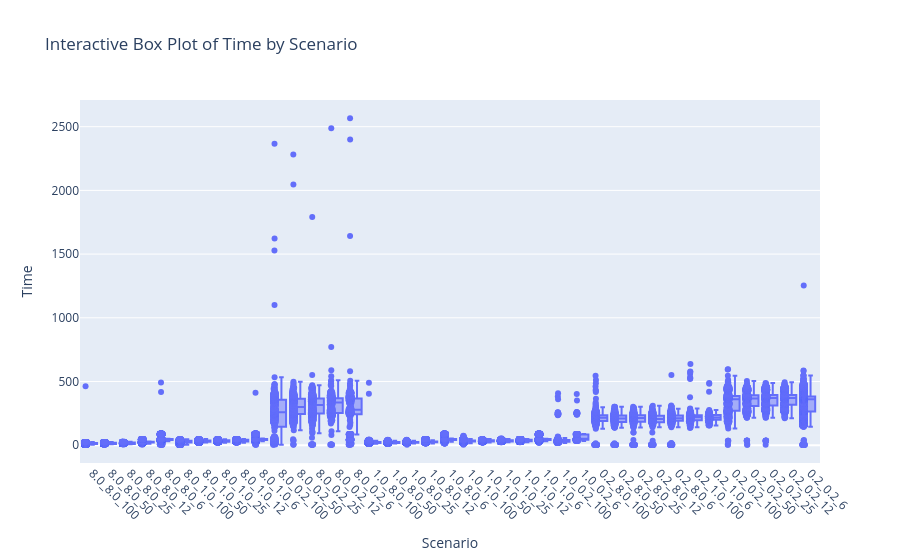

The notebook cell saved with this chart:
### Code cell
# Create a new column 'scenario' by combining 'server_cpu,' 'client_cpu,' and 'network'
box_df = df.copy()  # Create a copy of the original DataFrame
box_df['scenario'] = box_df['server_cpu'].astype(str) + '_' + box_df['client_cpu'].astype(str) + '_' + box_df['network'].astype(str)
box_df.sort_values(by=['server_cpu', 'client_cpu', 'network'], ascending=False, inplace=True)

# Create an interactive box plot using Plotly Express
fig = px.box(box_df, x='scenario', y='time', points='all', title='Interactive Box Plot of Time by Scenario')

# Customize the appearance of the plot
fig.update_xaxes(title='Scenario', tickangle=45)
fig.update_yaxes(title='Time')

# Add data point tooltips (hover text)
fig.update_traces(marker=dict(size=3), selector=dict(mode='markers+text'))
#fig.update_traces(text=box_df['time'], textposition='top center', hoverinfo='text')

# Show the interactive plot
fig.show()

### Figure 1 — Plotly figure (JSON) as saved in the notebook; plotly's stock layout.template omitted (floating-point values rounded to 4 significant figures; data arrays with more than 128 entries replaced by an {"elided": "..."} marker saying what was removed)
{"data": [{"alignmentgroup": "True", "boxpoints": "all", "hovertemplate": "scenario=%{x}<br>time=%{y}<extra></extra>", "legendgroup": "", "marker": {"color": "#636efa"}, "name": "", "notched": false, "offsetgroup": "", "orientation": "v", "showlegend": false, "type": "box", "x": {"elided": "43363 str values"}, "x0": " ", "xaxis": "x", "y": {"elided": "43363 float values"}, "y0": " ", "yaxis": "y"}], "layout": {"autosize": true, "boxmode": "group", "legend": {"tracegroupgap": 0}, "title": {"text": "Interactive Box Plot of Time by Scenario"}, "xaxis": {"anchor": "y", "autorange": true, "domain": [0, 1], "range": [-0.6225, 38.5], "tickangle": 45, "title": {"text": "Scenario"}, "type": "category"}, "yaxis": {"anchor": "x", "autorange": true, "domain": [0, 1], "range": [-139.4, 2709.0], "title": {"text": "Time"}, "type": "linear"}}}
